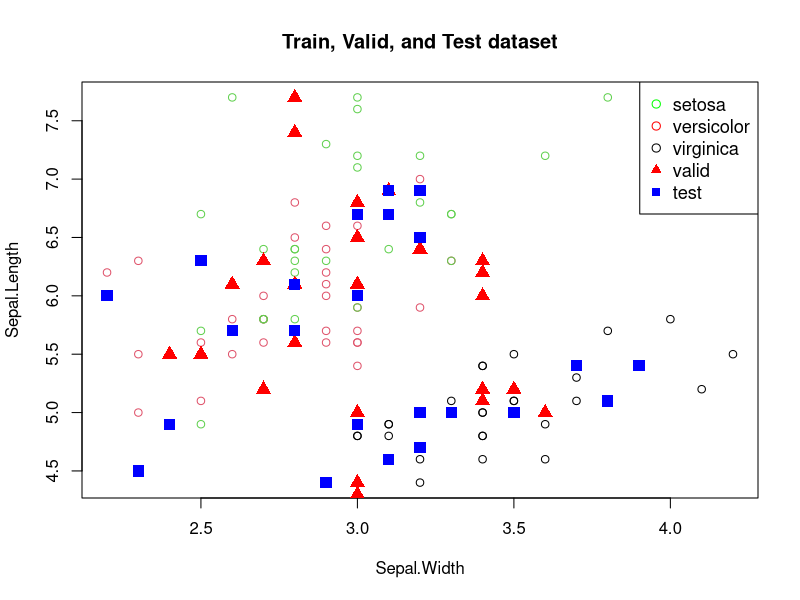
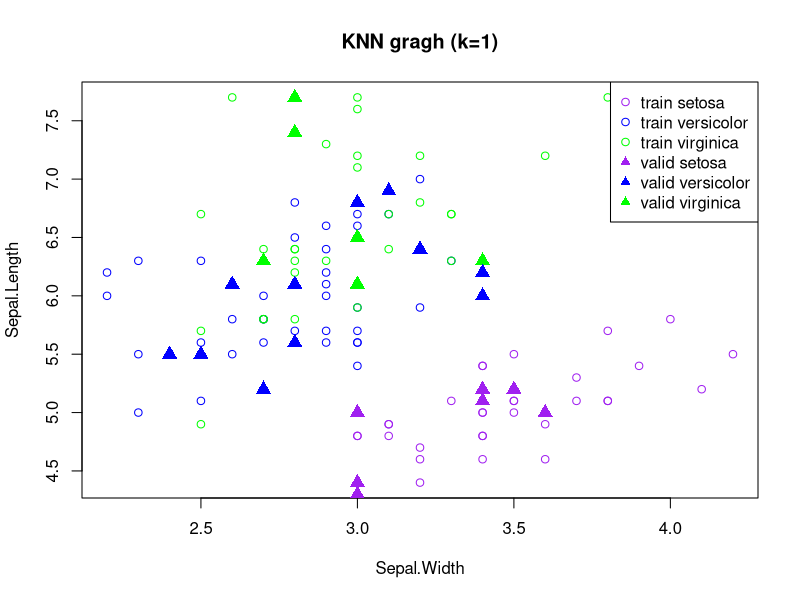
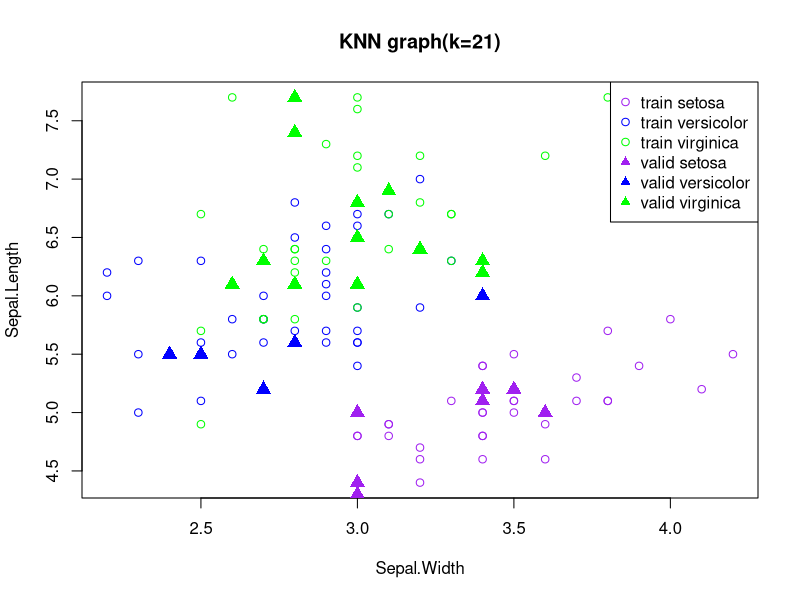
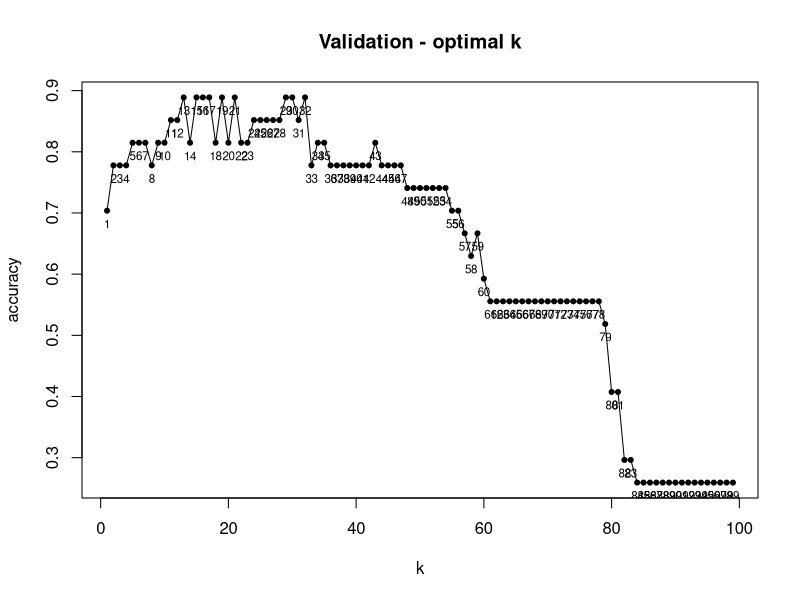

The R script that drew these images, in order:
## ---- chunk 1
data <- iris[, c("Sepal.Length", "Sepal.Width", "Species")]
str(data)
head(data)
## ---- chunk 2
set.seed(1234)
# 1: train, 2: valid, 3: test
idx <- sample(x=c(1,2,3), size=nrow(data), replace=TRUE, prob=c(3,1,1))
idx
## ---- chunk 3
train <- data[idx==1, ]
valid <- data[idx==2, ]
test <- data[idx==3, ]

dim(train) ; dim(valid) ; dim(test)
## ---- chunk 4
install.packages("scales")
library(scales)
search()
## ---- chunk 5
head(train)
## ---- chunk 6
## train dataset
plot(Sepal.Length ~ Sepal.Width, data=train, col = train$Species, main = "Train, Valid, and Test dataset")

## valid dataset
points(Sepal.Length ~ Sepal.Width, data=valid, pch =17, cex=1.5, col="red")  # red triangle

## test dataset
points(Sepal.Length ~ Sepal.Width, data=test, pch=15, cex=1.5, col="blue")  # blue square

## legend 
legend("topright", c(levels(data$Species), "valid", "test"), 
       pch=c(1,1,1,17,15), 
       col=c("green", "red", "black", "red", "blue"),
       cex = 1.1)
## ---- chunk 7
tr_x = train[, -3]
valid_x = valid[, -3]
test_x = test[, -3]

tr_y = train[, 3]
valid_y = valid[, 3]
test_y = test[, 3]

## ---- chunk 8
install.packages('class')
library(class)
search()
## ---- chunk 9
# if k = 1
dim(tr_x); dim(valid_x)

set.seed(1234)
knn_1 <- knn(train = tr_x,     # dataset to make a model
             test = valid_x,   # dataset to do knn classification
             cl = tr_y,        # based on this target variable (Species)
             k=1)              # number of k 
knn_1
## ---- chunk 10
plot(Sepal.Length ~ Sepal.Width,
     data= train,
     col=c("purple", "blue", "green")[train$Species],
     main="KNN gragh (k=1)")

points(Sepal.Length ~ Sepal.Width,
       data=valid,
       pch=17,
       cex=1.5,
       col=c("purple", "blue", "green")[knn_1])

legend("topright", 
       c( paste("train", levels(data$Species)), 
          paste("valid", levels(valid$Species))), 
       pch=c(rep(1,3), rep(17,3)), 
       col=c("purple", "blue", "green","purple", "blue", "green"), 
       cex = 1)
## ---- chunk 11
accuracy_1 <- sum(knn_1 == valid_y)/length(valid_y) ; accuracy_1
## ---- chunk 12
set.seed(1234)
knn_21 <- knn(train = tr_x,     # dataset to make a model
             test = valid_x,   # dataset to do knn classification
             cl = tr_y,        # based on this target variable (Species)
             k=21)              # number of k 
knn_21
## ---- chunk 13
# test dataset
plot(formula = Sepal.Length ~ Sepal.Width,
     data = train, 
     col = c("purple", "blue", "green")[train$Species], 
     main = "KNN graph(k=21)")

# valid dataset
points(formula = Sepal.Length ~ Sepal.Width,
 data = valid,
 pch = 17,
 cex = 1.5,
 col = c("purple", "blue", "green")[knn_21])

# legend 그리기 (pch : 1- 원, pch : 17 : 세모)
legend("topright",
 c( paste("train", levels(data$Species)),
 paste("valid", levels(valid$Species))),
 pch=c(rep(1,3), rep(17,3)),  # repeat : (1,1,1), (17, 17, 17)
 col=c("purple", "blue", "green","purple", "blue", "green"),
 cex = 1)
## ---- chunk 14
accuracy_21 <- sum(knn_21 == valid_y) / length(valid_y) ; accuracy_21
## ---- chunk 15
accuracy_k <- NULL

for (kk in c(1:nrow(tr_x))) {
  set.seed(1234)
  knn_k <- knn(train = tr_x,
               test = valid_x,
               cl = tr_y,
               k=kk)
  accuracy_k <- c(accuracy_k, sum(knn_k == valid_y)/length(valid_y))
}

accuracy_k
## ---- chunk 16
valid_k <- data.frame(k=c(1:nrow(tr_x)), accuracy= accuracy_k)
valid_k
## ---- chunk 17
plot(accuracy ~ k, 
     data=valid_k,
     type="o",   # type="l" line, type="b" (both points and lines), type="o" lines over points
     pch=20,
     main="Validation - optimal k")

with(valid_k, text(accuracy~k, labels=rownames(valid_k),
                   pos=1, cex=0.7))
## ---- chunk 18
# x %in% y : whether y is in x
min(valid_k[valid_k$accuracy %in% max(accuracy_k), "k"])
## ---- chunk 19
set.seed(1234)
knn_13_test <- knn(train = tr_x,
                   test = test_x,
                   cl = tr_y,
                   k = 13)
knn_13_test

## ---- chunk 20
# Confusion Matrix 틀 만들기
r = matrix(NA, nrow=3, ncol=3)
rownames(r) <- paste0("real_", levels(tr_y))
colnames(r) <- paste0("prev_", levels(tr_y))

# Confusion Matrix 값 입력하기
r[1, 1] <- sum(ifelse(test_y == "setosa" & knn_13_test == "setosa", 1, 0))
r[2, 1] <- sum(ifelse(test_y == "versicolor" & knn_13_test == "setosa", 1, 0))
r[3, 1] <- sum(ifelse(test_y == "virginica" & knn_13_test == "setosa", 1, 0))

r[1, 2] <- sum(ifelse(test_y == "setosa" & knn_13_test == "versicolor", 1, 0))
r[2, 2] <- sum(ifelse(test_y == "versicolor" & knn_13_test == "versicolor", 1, 0))
r[3, 2] <- sum(ifelse(test_y == "virginica" & knn_13_test == "versicolor", 1, 0))

r[1, 3] <- sum(ifelse(test_y == "setosa" & knn_13_test == "virginica", 1, 0))
r[2, 3] <- sum(ifelse(test_y == "versicolor" & knn_13_test == "virginica", 1, 0))
r[3, 3] <- sum(ifelse(test_y == "virginica" & knn_13_test == "virginica", 1, 0))

r
# 최종 정확도 계산
sum(knn_13_test==test_y)/sum(r)
